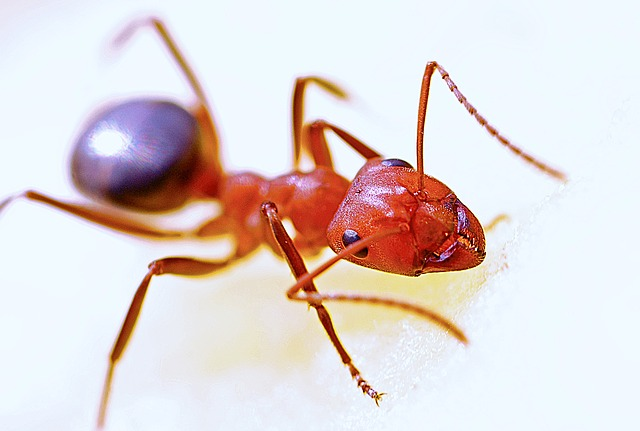
#> input picture image/ant.jpg, 640 x 431 px, found by its file name
$ python basic33_compare_BlockSize.py
#> lines starting #> are read from the running program, lines starting #| are printed output that depends on the picture; after the words box and inside, x2 and y2 are one past the last pixel; in counts of white or black regions, pixels touching at a corner belong together
import cv2
import matplotlib.pyplot as plt

# อ่านภาพ
image_path = r"image\ant.jpg"
img = cv2.imread(image_path, 0)
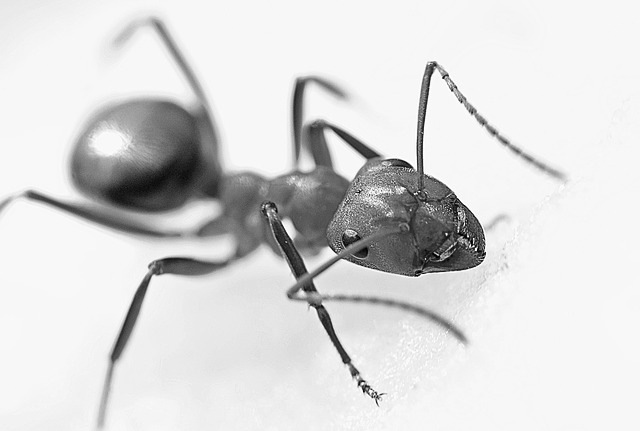
#> img: shape (431, 640); min 0, max 255, mean 217

# กำหนดขนาด Block
size = [3, 5, 9, 17,1023]

# แสดงภาพต้นฉบับ
plt.figure(figsize=(10, 6))
plt.subplot(321)
plt.imshow(img, cmap="gray")
plt.title("Original Image")
plt.xticks([]), plt.yticks([])

# แสดงผลลัพธ์ด้วยค่า BlockSize ต่าง ๆ
for i in range(len(size)):
    result = cv2.adaptiveThreshold(
        img, 255, cv2.ADAPTIVE_THRESH_GAUSSIAN_C, cv2.THRESH_BINARY, size[i], 1
    )
    plt.subplot(322 + i)
    plt.title(f"BlockSize: {size[i]}")
    plt.imshow(result, cmap="gray")
    plt.xticks([]), plt.yticks([])
#> this loop made 5 passes
#> pass 1, `result = cv2.adaptiveThreshold( img, 255, cv2.ADAPTIVE_THRESH_GAUSSIAN..`:
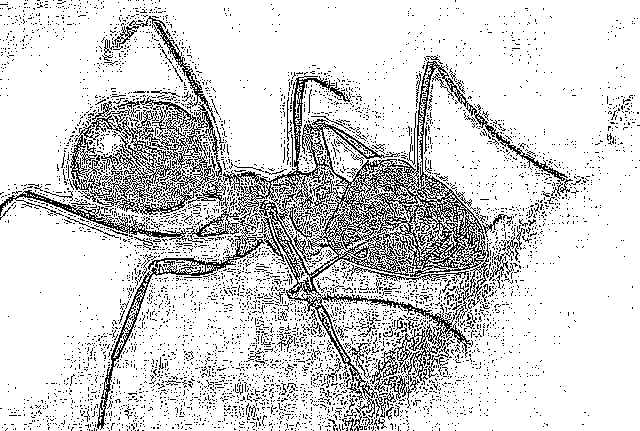
#> result: shape (431, 640); 83.7% white; black in thin lines or dots
#> pass 2, `result = cv2.adaptiveThreshold( img, 255, cv2.ADAPTIVE_THRESH_GAUSSIAN..`:
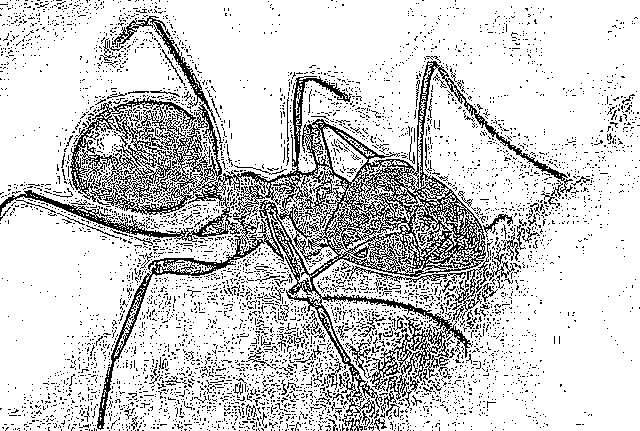
#> result: shape (431, 640); 81.8% white; black in thin lines or dots
#> pass 3, `result = cv2.adaptiveThreshold( img, 255, cv2.ADAPTIVE_THRESH_GAUSSIAN..`:
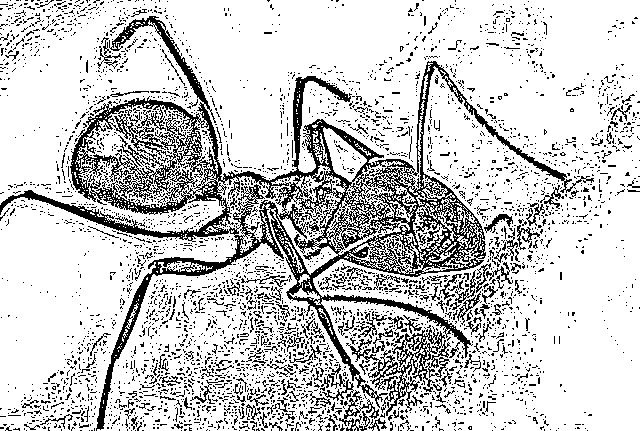
#> result: shape (431, 640); 80% white; black in thin lines or dots

plt.tight_layout()
plt.show()
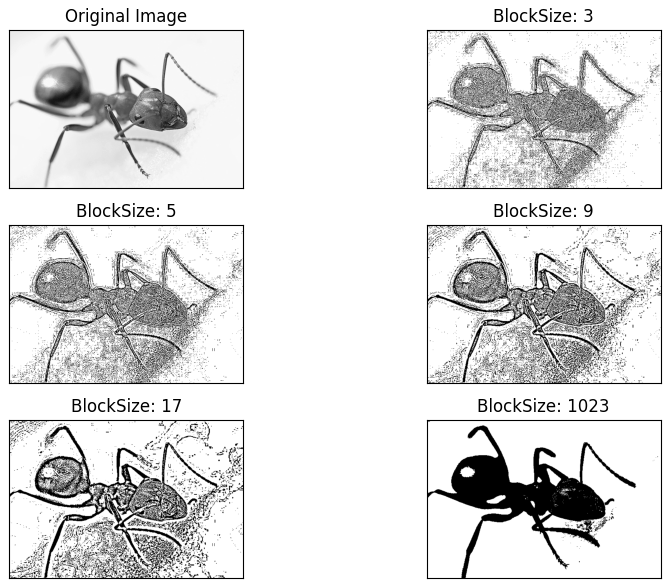
#> figure drawn by matplotlib, 6 panels

$ run again, with image/ball2d.jpg copied over image/ant.jpg
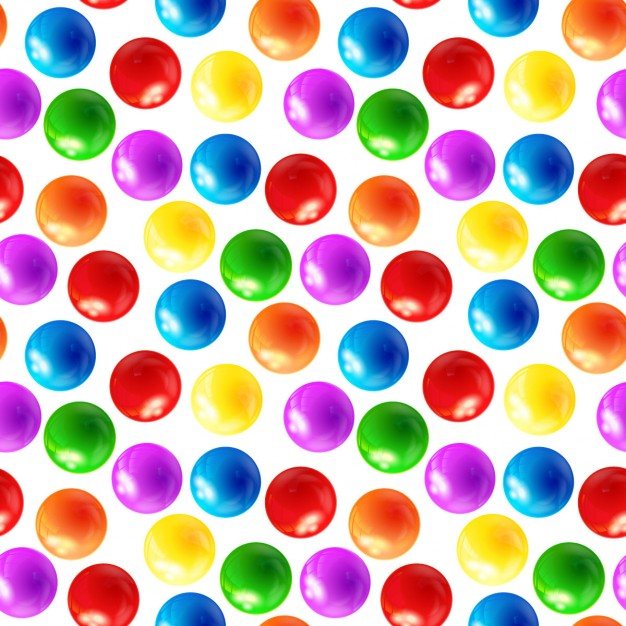
#> input picture image/ball2d.jpg, 626 x 626 px, found by its file name
#> the loop `for i in range(len(size)):` made 5 passes
#> pass 1, `result = cv2.adaptiveThreshold( img, 255, cv2.ADAPTIVE_THRESH_GAUSSIAN..`:
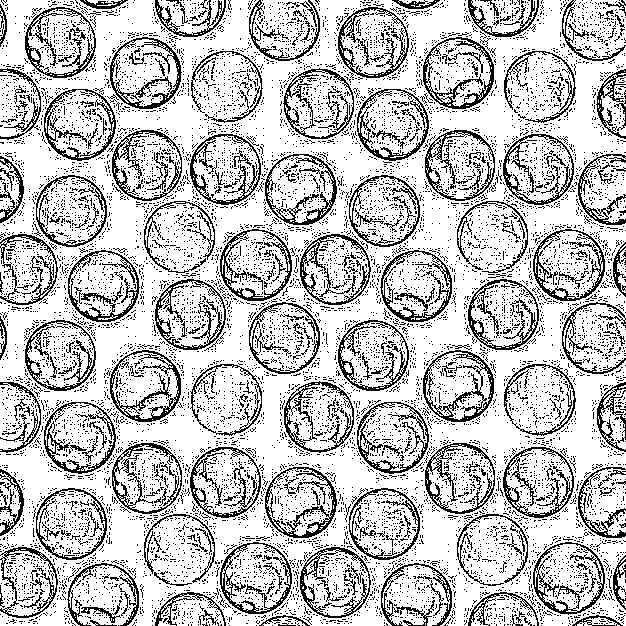
#> result: shape (626, 626); 76.4% white; black in thin lines or dots
#> pass 3, `result = cv2.adaptiveThreshold( img, 255, cv2.ADAPTIVE_THRESH_GAUSSIAN..`:
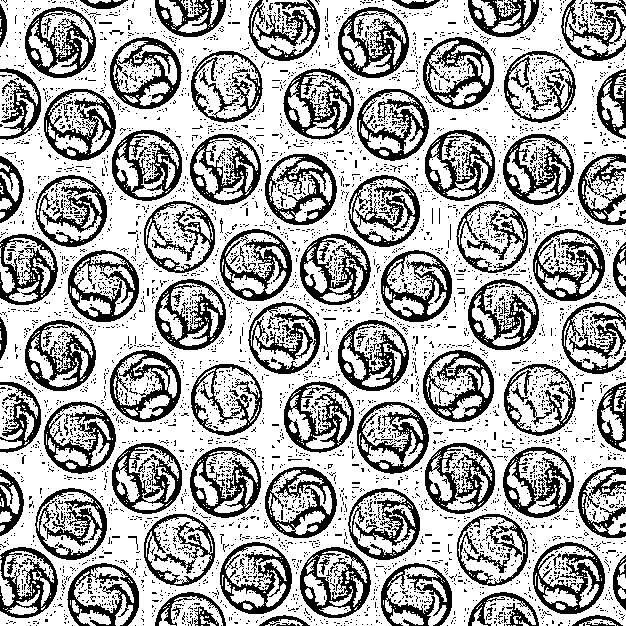
#> result: shape (626, 626); 67.2% white; 4929 black regions (4773 under 20 px), largest, box (x1, y1, x2, y2) and area: (112, 130, 182, 201) 2009, (283, 68, 354, 140) 2003, (503, 134, 574, 205) 1978

$ run again, with image/boy.jpg copied over image/ant.jpg
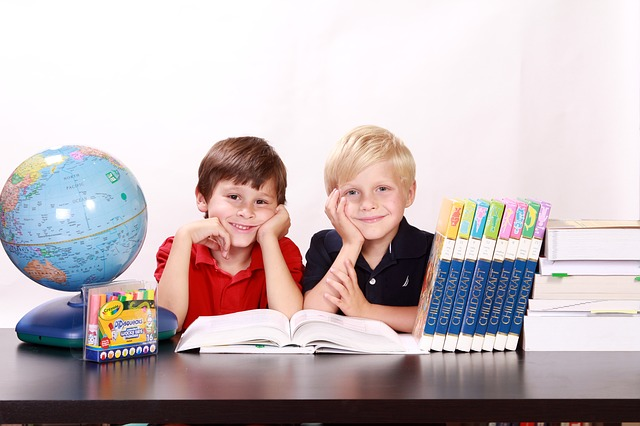
#> input picture image/boy.jpg, 640 x 426 px, found by its file name
#> the loop `for i in range(len(size)):` made 5 passes
#> pass 1, `result = cv2.adaptiveThreshold( img, 255, cv2.ADAPTIVE_THRESH_GAUSSIAN..`:
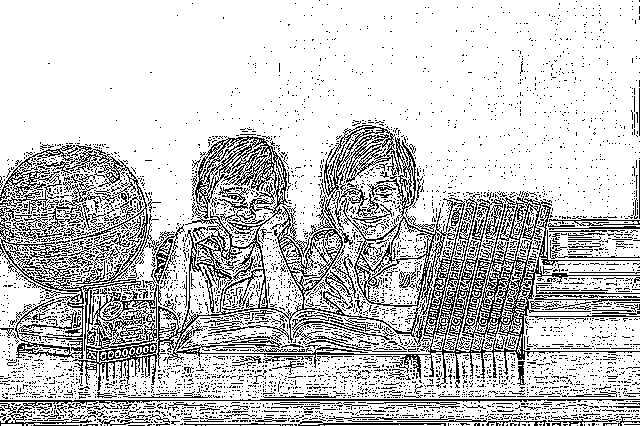
#> result: shape (426, 640); 78.7% white; black in thin lines or dots
#> pass 3, `result = cv2.adaptiveThreshold( img, 255, cv2.ADAPTIVE_THRESH_GAUSSIAN..`:
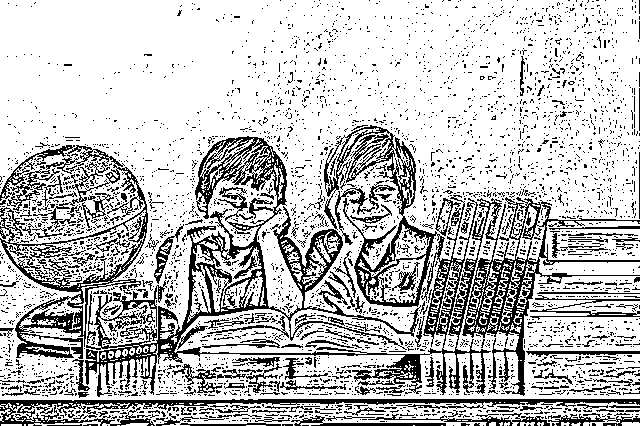
#> result: shape (426, 640); 75.9% white; black in thin lines or dots
